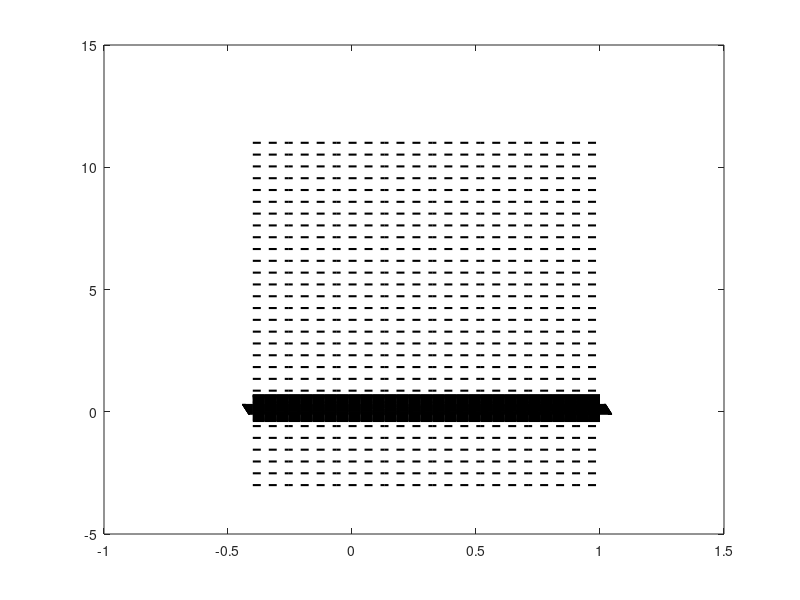

The MATLAB source for this figure: (Note: this script raises an error after producing the figure.)
clc; clear; close all;

% Parameters for the FHN model
I = 0; 
b = 0.01; 
a = 0.1; 
c = 0.1;

% Define the grid for the phase plane
v_range = linspace(-0.4, 1, 30);
w_range = linspace(-0.1, 0.3, 30);
[V, W] = meshgrid(v_range, w_range);

% FitzHugh-Nagumo equations
dV = V - (V.^3)/3 - W + I;  % Voltage equation
dW = b * (V + a - c * W);    % Recovery equation

% Plot phase portrait
figure;
quiver(V, W, dV, dW, 'k', 'AutoScale', 'on', 'AutoScaleFactor', 1);
hold on;

% Compute and plot nullclines
v_nullcline = V - (V.^3)/3 + I; % Set dV/dt = 0
w_nullcline = (V + a) / c;       % Set dW/dt = 0

plot(v_range, v_nullcline, 'k-', 'LineWidth', 1.5, 'DisplayName', 'V-nullcline');
plot(v_range, w_nullcline, 'k--', 'LineWidth', 1.5, 'DisplayName', 'W-nullcline');

% Find equilibrium points numerically by minimizing the squared error
equilibria = [];
for v_guess = linspace(-0.3, 0.9, 10)
    for w_guess = linspace(-0.1, 0.3, 10)
        eq_point = fminsearch(@(x) norm([x(1) - (x(1)^3)/3 - x(2) + I;
                                         b*(x(1) + a - c*x(2))]), [v_guess, w_guess]);
        if all(abs([eq_point(1) - (eq_point(1)^3)/3 - eq_point(2) + I;
                    b*(eq_point(1) + a - c*eq_point(2))]) < 1e-3) % Tolerance check
            equilibria = [equilibria; eq_point]; %#ok<AGROW>
        end
    end
end

% Remove duplicates
equilibria = unique(round(equilibria, 3), 'rows');

% Plot equilibrium points
plot(equilibria(:,1), equilibria(:,2), 'ko', 'MarkerFaceColor', 'k', 'MarkerSize', 8);

% Overlay a separatrix (approximate by numerically solving system)
tspan = [0, 100]; % Time span for integration
options = odeset('RelTol', 1e-6, 'AbsTol', 1e-6);
for i = 1:size(equilibria, 1)
    [~, sep_traj] = ode45(@(t, x) [x(1) - (x(1)^3)/3 - x(2) + I; 
                                   b * (x(1) + a - c * x(2))], ...
                          tspan, equilibria(i,:) + [0.1, 0.1], options);
    plot(sep_traj(:,1), sep_traj(:,2), 'k-', 'LineWidth', 1.5, 'DisplayName', 'Separatrix');
end

% Annotate the plot
xlabel('Membrane voltage, V');
ylabel('Recovery, W');
title('FitzHugh-Nagumo Phase Portrait');
legend;
grid on;
hold off;
